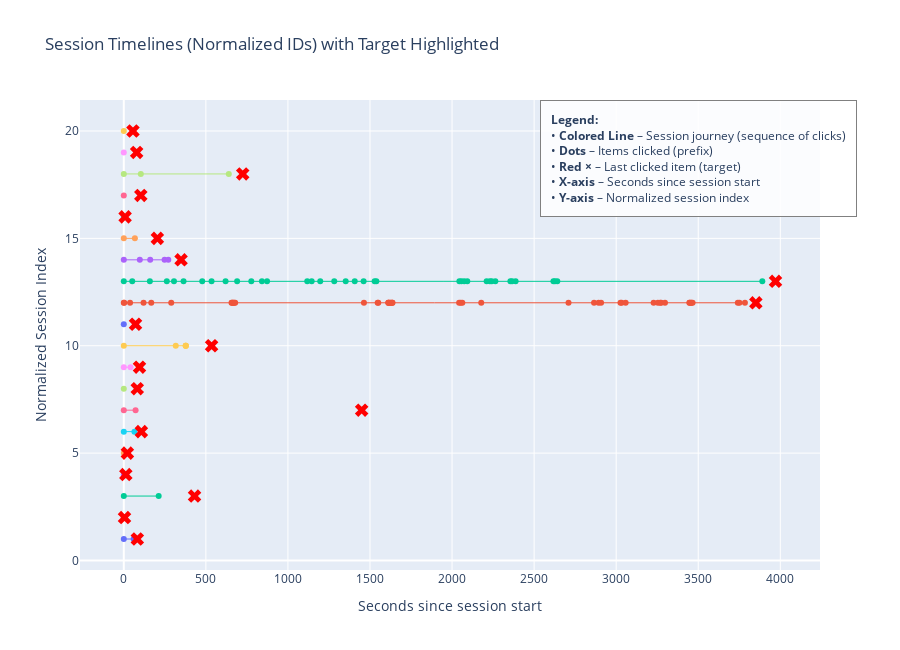

Notebook cell for this chart:
### Markdown cell above
### 10) Update the Chart to Use Normalized Sessions IDs

### Code cell
import plotly.graph_objects as go
import pandas as pd

# 1) Build sample_df (make sure this matches your earlier sampling)
sample_sessions = train_df["session_id"].drop_duplicates().sample(20, random_state=42)
sample_df = train_df[train_df["session_id"].isin(sample_sessions)].copy()
sample_df = sample_df.sort_values(["session_id","timestamp"])
sample_df["session_start"] = sample_df.groupby("session_id")["timestamp"].transform("min")
sample_df["relative_time_sec"] = (sample_df["timestamp"] - sample_df["session_start"]).dt.total_seconds()

# 2) Add normalized IDs BEFORE splitting
# factorize is simple and robust: gives 1..N labels in the order they appear
sample_df["session_idx"] = pd.factorize(sample_df["session_id"])[0] + 1

# 3) Mark targets and split
sample_df["is_target"] = (
    sample_df.groupby("session_id")["timestamp"].transform("max") == sample_df["timestamp"]
)
prefix_df = sample_df[~sample_df["is_target"]].copy()
target_df = sample_df[sample_df["is_target"]].copy()

# 4) Plot
fig = go.Figure()

for sid, grp in prefix_df.groupby("session_idx"):
    fig.add_trace(go.Scatter(
        x=grp["relative_time_sec"],
        y=[sid]*len(grp),
        mode="lines+markers",
        name=f"Session {sid}",
        marker=dict(size=6),
        line=dict(width=1),
        hovertext=[f"item {i}" for i in grp["item_id"]],
        hoverinfo="text"
    ))

fig.add_trace(go.Scatter(
    x=target_df["relative_time_sec"],
    y=target_df["session_idx"],
    mode="markers",
    name="Target (last item)",
    marker=dict(size=12, color="red", symbol="x"),
    hovertext=[f"target {i}" for i in target_df["item_id"]],
    hoverinfo="text"
))

fig.add_annotation(
    text=(
        "<b>Legend:</b><br>"
        "• <b>Colored Line</b> – Session journey (sequence of clicks)<br>"
        "• <b>Dots</b> – Items clicked (prefix)<br>"
        "• <b>Red ×</b> – Last clicked item (target)<br>"
        "• <b>X-axis</b> – Seconds since session start<br>"
        "• <b>Y-axis</b> – Normalized session index"
    ),
    align="left", showarrow=False, bordercolor="gray", borderwidth=1, borderpad=10,
    bgcolor="rgba(255,255,255,0.85)", font=dict(size=12), xref="paper", yref="paper", x=1.05, y=1
)

fig.update_layout(
    title="Session Timelines (Normalized IDs) with Target Highlighted",
    xaxis_title="Seconds since session start",
    yaxis_title="Normalized Session Index",
    height=650, showlegend=False
)
fig.show()

### Figure 1 — Plotly figure (JSON) as saved in the notebook; plotly's stock layout.template omitted (floating-point values rounded to 4 significant figures)
{"data": [{"hoverinfo": "text", "hovertext": ["item 431", "item 1353"], "line": {"width": 1}, "marker": {"size": 6}, "mode": "lines+markers", "name": "Session 1", "type": "scatter", "x": [0.0, 60.05], "y": [1, 1]}, {"hoverinfo": "text", "hovertext": ["item 428"], "line": {"width": 1}, "marker": {"size": 6}, "mode": "lines+markers", "name": "Session 2", "type": "scatter", "x": [0.0], "y": [2]}, {"hoverinfo": "text", "hovertext": ["item 1061", "item 105"], "line": {"width": 1}, "marker": {"size": 6}, "mode": "lines+markers", "name": "Session 3", "type": "scatter", "x": [0.0, 212.5], "y": [3, 3]}, {"hoverinfo": "text", "hovertext": ["item 236"], "line": {"width": 1}, "marker": {"size": 6}, "mode": "lines+markers", "name": "Session 4", "type": "scatter", "x": [0.0], "y": [4]}, {"hoverinfo": "text", "hovertext": ["item 1031", "item 735"], "line": {"width": 1}, "marker": {"size": 6}, "mode": "lines+markers", "name": "Session 5", "type": "scatter", "x": [0.0, 7.32], "y": [5, 5]}, {"hoverinfo": "text", "hovertext": ["item 3019", "item 6121"], "line": {"width": 1}, "marker": {"size": 6}, "mode": "lines+markers", "name": "Session 6", "type": "scatter", "x": [0.0, 64.72], "y": [6, 6]}, {"hoverinfo": "text", "hovertext": ["item 1304", "item 1304"], "line": {"width": 1}, "marker": {"size": 6}, "mode": "lines+markers", "name": "Session 7", "type": "scatter", "x": [0.0, 71.89], "y": [7, 7]}, {"hoverinfo": "text", "hovertext": ["item 2"], "line": {"width": 1}, "marker": {"size": 6}, "mode": "lines+markers", "name": "Session 8", "type": "scatter", "x": [0.0], "y": [8]}, {"hoverinfo": "text", "hovertext": ["item 2217", "item 16634"], "line": {"width": 1}, "marker": {"size": 6}, "mode": "lines+markers", "name": "Session 9", "type": "scatter", "x": [0.0, 40.93], "y": [9, 9]}, {"hoverinfo": "text", "hovertext": ["item 4338", "item 690", "item 4338", "item 4338", "item 4338"], "line": {"width": 1}, "marker": {"size": 6}, "mode": "lines+markers", "name": "Session 10", "type": "scatter", "x": [0.0, 316.7, 377.4, 377.5, 377.6], "y": [10, 10, 10, 10, 10]}, {"hoverinfo": "text", "hovertext": ["item 3521"], "line": {"width": 1}, "marker": {"size": 6}, "mode": "lines+markers", "name": "Session 11", "type": "scatter", "x": [0.0], "y": [11]}, {"hoverinfo": "text", "hovertext": ["item 300", "item 163", "item 300", "item 807", "item 6", "item 32", "item 129", "item 1238", "item 1407", "item 40", "item 57", "item 45", "item 2507", "item 32", "item 110", "item 421", "item 1384", "item 173", "item 604", "item 7", "item 2805", "item 1568", "item 809", "item 5344", "item 2925", "item 11463", "item 2925", "item 2234", "item 1320", "item 272", "item 42", "item 809", "item 809", "item 32", "item 1265", "item 1972", "item 3724", "item 897", "item 19", "item 1549", "item 2071", "item 1718", "item 2874", "item 2110", "item 4227", "item 8983", "item 531"], "line": {"width": 1}, "marker": {"size": 6}, "mode": "lines+markers", "name": "Session 12", "type": "scatter", "x": [0.0, 2.403, 38.05, 120.4, 167.3, 289.0, 656.4, 659.7, 664.3, 667.8, 673.3, 678.6, 1463.0, 1547.0, 1550.0, 1612.0, 1612.0, 1613.0, 1621.0, 1625.0, 1632.0, 1635.0, 1637.0, 2043.0, 2053.0, 2063.0, 2178.0, 2710.0, 2865.0, 2893.0, 2908.0, 3026.0, 3033.0, 3058.0, 3228.0, 3254.0, 3268.0, 3274.0, 3297.0, 3446.0, 3448.0, 3455.0, 3459.0, 3466.0, 3741.0, 3751.0, 3784.0], "y": [12, 12, 12, 12, 12, 12, 12, 12, 12, 12, 12, 12, 12, 12, 12, 12, 12, 12, 12, 12, 12, 12, 12, 12, 12, 12, 12, 12, 12, 12, 12, 12, 12, 12, 12, 12, 12, 12, 12, 12, 12, 12, 12, 12, 12, 12, 12]}, {"hoverinfo": "text", "hovertext": ["item 229", "item 217", "item 647", "item 246", "item 647", "item 217", "item 246", "item 229", "item 647", "item 229", "item 1708", "item 1441", "item 603", "item 229", "item 603", "item 229", "item 7643", "item 8671", "item 4613", "item 5069", "item 5069", "item 8671", "item 5069", "item 5069", "item 8671", "item 229", "item 3299", "item 5069", "item 8671", "item 229", "item 5069", "item 8671", "item 229", "item 5069", "item 8671", "item 229", "item 229"], "line": {"width": 1}, "marker": {"size": 6}, "mode": "lines+markers", "name": "Session 13", "type": "scatter", "x": [0.0, 51.37, 158.9, 262.0, 305.8, 364.1, 477.8, 534.8, 620.2, 690.5, 776.8, 841.5, 872.9, 1118.0, 1145.0, 1197.0, 1282.0, 1352.0, 1407.0, 1461.0, 1528.0, 1539.0, 2044.0, 2057.0, 2074.0, 2093.0, 2211.0, 2230.0, 2242.0, 2264.0, 2355.0, 2366.0, 2387.0, 2618.0, 2627.0, 2641.0, 3890.0], "y": [13, 13, 13, 13, 13, 13, 13, 13, 13, 13, 13, 13, 13, 13, 13, 13, 13, 13, 13, 13, 13, 13, 13, 13, 13, 13, 13, 13, 13, 13, 13, 13, 13, 13, 13, 13, 13]}, {"hoverinfo": "text", "hovertext": ["item 598", "item 611", "item 177", "item 755", "item 473"], "line": {"width": 1}, "marker": {"size": 6}, "mode": "lines+markers", "name": "Session 14", "type": "scatter", "x": [0.0, 97.63, 160.8, 248.5, 271.2], "y": [14, 14, 14, 14, 14]}, {"hoverinfo": "text", "hovertext": ["item 2250", "item 3465"], "line": {"width": 1}, "marker": {"size": 6}, "mode": "lines+markers", "name": "Session 15", "type": "scatter", "x": [0.0, 67.4], "y": [15, 15]}, {"hoverinfo": "text", "hovertext": ["item 15250"], "line": {"width": 1}, "marker": {"size": 6}, "mode": "lines+markers", "name": "Session 16", "type": "scatter", "x": [0.0], "y": [16]}, {"hoverinfo": "text", "hovertext": ["item 19255"], "line": {"width": 1}, "marker": {"size": 6}, "mode": "lines+markers", "name": "Session 17", "type": "scatter", "x": [0.0], "y": [17]}, {"hoverinfo": "text", "hovertext": ["item 107", "item 104", "item 202"], "line": {"width": 1}, "marker": {"size": 6}, "mode": "lines+markers", "name": "Session 18", "type": "scatter", "x": [0.0, 103.7, 639.9], "y": [18, 18, 18]}, {"hoverinfo": "text", "hovertext": ["item 2396"], "line": {"width": 1}, "marker": {"size": 6}, "mode": "lines+markers", "name": "Session 19", "type": "scatter", "x": [0.0], "y": [19]}, {"hoverinfo": "text", "hovertext": ["item 881"], "line": {"width": 1}, "marker": {"size": 6}, "mode": "lines+markers", "name": "Session 20", "type": "scatter", "x": [0.0], "y": [20]}, {"hoverinfo": "text", "hovertext": ["target 319", "target 428", "target 1488", "target 3", "target 55", "target 1961", "target 2", "target 50", "target 3849", "target 244", "target 5978", "target 2057", "target 229", "target 3891", "target 2250", "target 15250", "target 890", "target 99", "target 1578", "target 221"], "marker": {"color": "red", "size": 12, "symbol": "x"}, "mode": "markers", "name": "Target (last item)", "type": "scatter", "x": [82.41, 4.299, 431.0, 12.35, 21.8, 107.0, 1449.0, 82.06, 95.56, 534.9, 71.39, 3851.0, 3971.0, 348.9, 204.4, 7.955, 103.7, 724.6, 78.3, 55.9], "y": [1, 2, 3, 4, 5, 6, 7, 8, 9, 10, 11, 12, 13, 14, 15, 16, 17, 18, 19, 20]}], "layout": {"annotations": [{"align": "left", "bgcolor": "rgba(255,255,255,0.85)", "bordercolor": "gray", "borderpad": 10, "borderwidth": 1, "font": {"size": 12}, "showarrow": false, "text": "<b>Legend:</b><br>• <b>Colored Line</b> – Session journey (sequence of clicks)<br>• <b>Dots</b> – Items clicked (prefix)<br>• <b>Red ×</b> – Last clicked item (target)<br>• <b>X-axis</b> – Seconds since session start<br>• <b>Y-axis</b> – Normalized session index", "x": 1.05, "xref": "paper", "y": 1, "yref": "paper"}], "height": 650, "showlegend": false, "title": {"text": "Session Timelines (Normalized IDs) with Target Highlighted"}, "xaxis": {"title": {"text": "Seconds since session start"}}, "yaxis": {"title": {"text": "Normalized Session Index"}}}}
